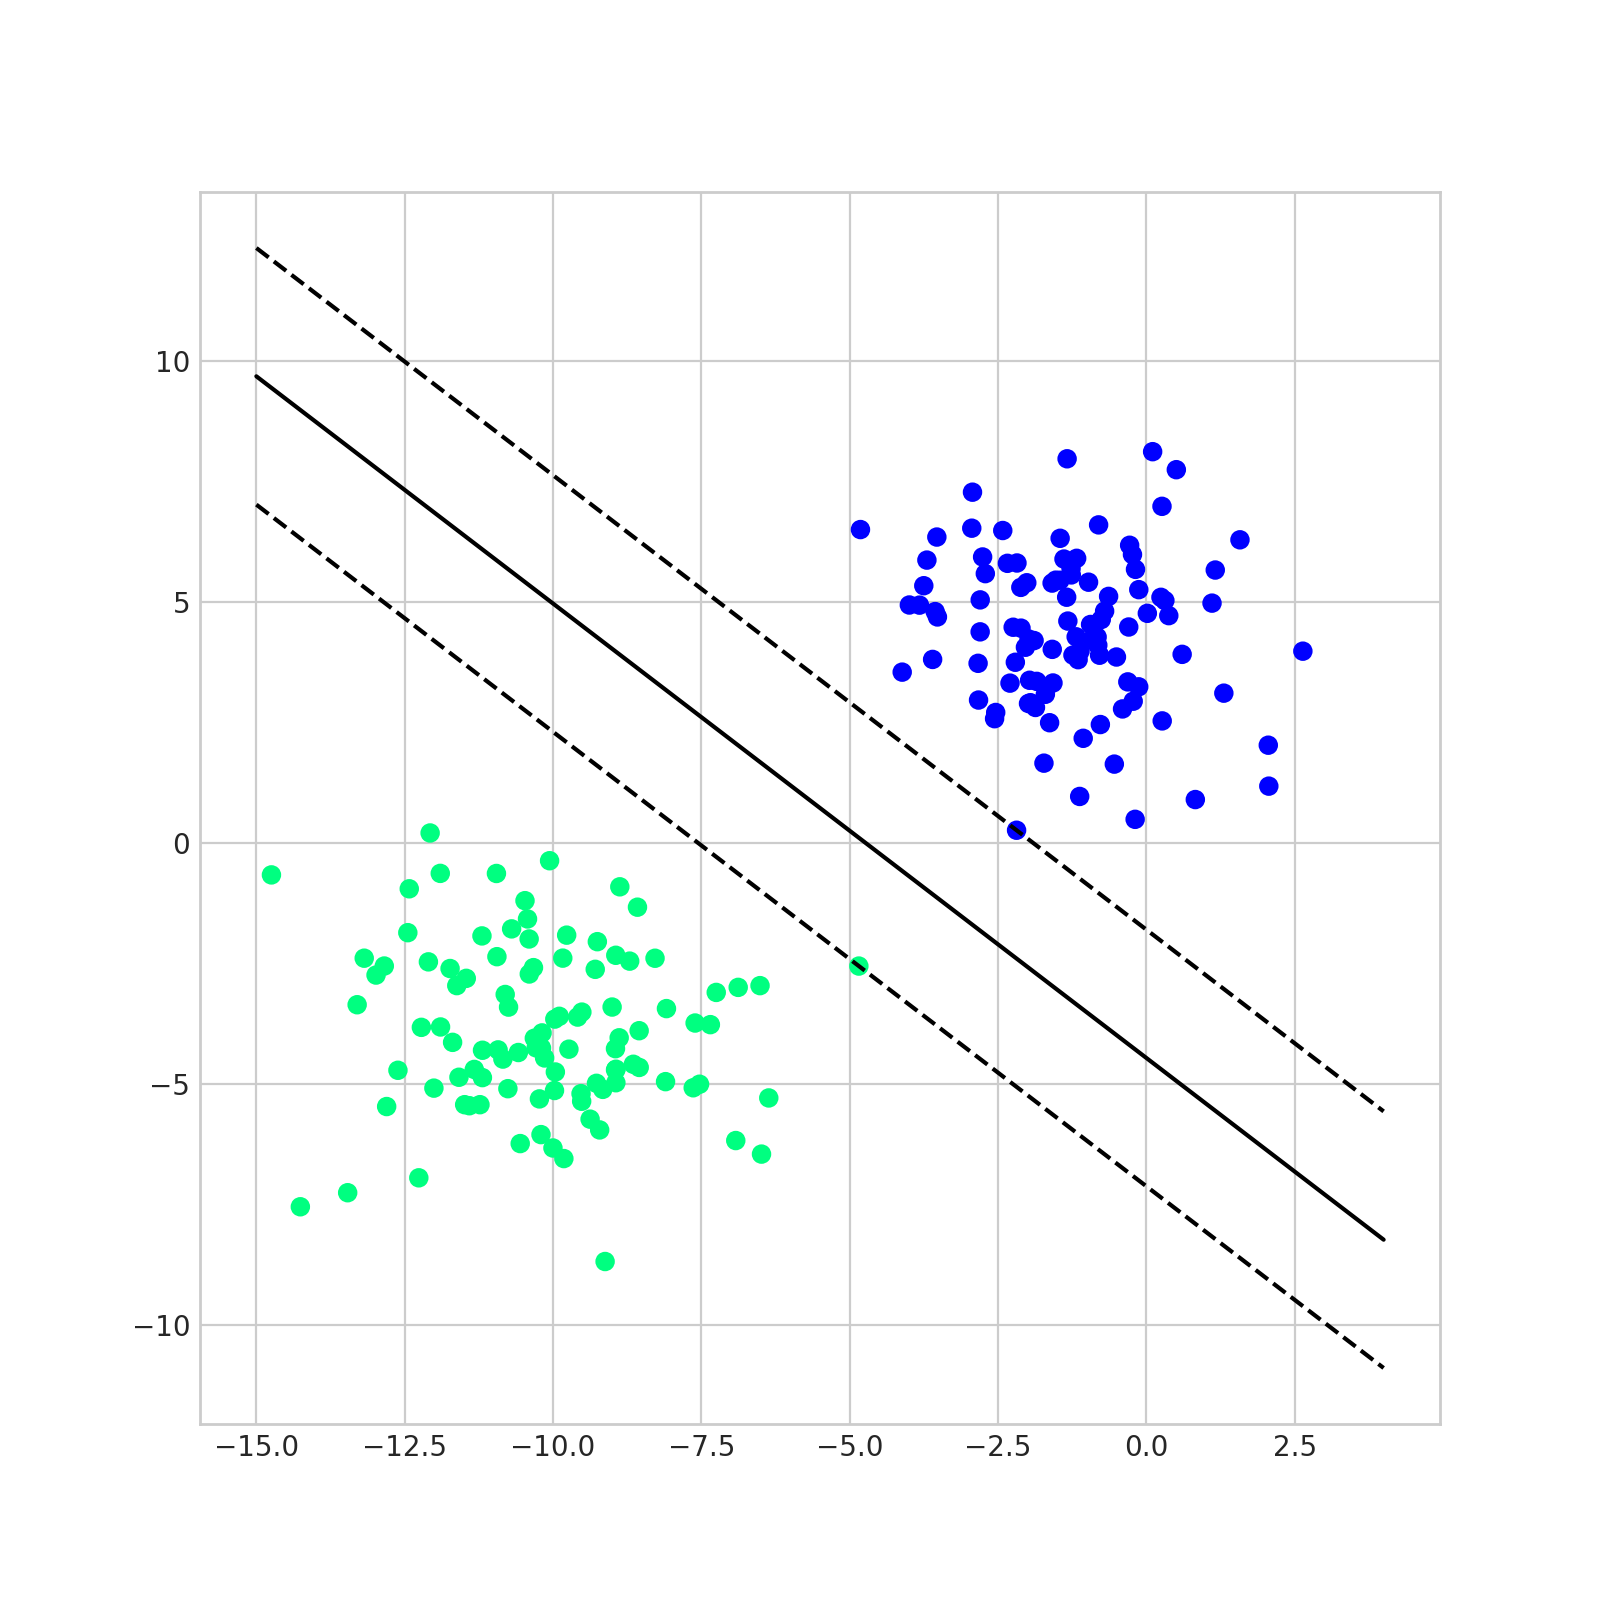

Write Python code to recreate this figure.
from sklearn.datasets.samples_generator import make_blobs
import random
import matplotlib.pyplot as plt
import cvxopt
import numpy as np
plt.style.use('seaborn-whitegrid')
random.seed(1337)

# generate two linearly separable culsters of data
X, y = make_blobs(n_samples=200, centers=2, n_features=2, random_state=1, shuffle=True, cluster_std=1.7)

y[y == 0] = -1
y_orig = y

y = y.reshape(-1, 1).astype(float)

# this represents the ti*tj*(xi_T . xj)
H = np.zeros((len(X), len(X)))
for i in range(len(X)):
    for j in range(len(X)):
        H[i][j] = np.dot(X[i], X[j]) * y[i] * y[j]

# this is the coefficient matrix of -sum(alpha_i)
f = -np.ones(len(X))

cv_H = cvxopt.matrix(H.astype(float))
cv_f = cvxopt.matrix(f.astype(float))
# constraint: (w_T . xi + b)*yi >= 1 or dummy constraint????? idk
cv_G = cvxopt.matrix(-np.eye(len(X)))
cv_h = cvxopt.matrix(np.zeros(len(X)))
# constraint: alpha_i * y_i = 0 -> Ax = 0
cv_A = cvxopt.matrix(y.reshape(1, -1).astype(float))
cv_b = cvxopt.matrix(np.zeros(1))

sol = cvxopt.solvers.qp(cv_H, cv_f, cv_G, cv_h, cv_A, cv_b)
alpha = np.array(sol['x'])

# w parameter in vectorized form
# @: matrix multiplication
w = (np.matmul((y * alpha).T, X)).reshape(-1, 1)

# Selecting the set of indices S corresponding to non zero parameters
S = (alpha > 1e-4).flatten()

# Computing b
b = y[S] - np.dot(X[S], w)

# Display results
print('Alphas = ', alpha[alpha > 1e-4])
print('w = ', w.flatten())
print('b = ', b[0])


def f(x, w, b, c=0):
    return (-w[0] * x - b + c) / w[1]


fig = plt.figure(figsize=(8, 8))
a0 = -15.0
a1 = f(a0, w, b)
b0 = 4
b1 = f(b0, w, b)
plt.plot([a0, b0], [a1[0], b1[0]], "k")

# w.x + b = 1
a0 = -15.0
a1 = f(a0, w, b, 1)
b0 = 4
b1 = f(b0, w, b, 1)
plt.plot([a0, b0], [a1[0], b1[0]], "k--")

# w.x + b = -1
a0 = -15.0
a1 = f(a0, w, b, -1)
b0 = 4
b1 = f(b0, w, b, -1)
plt.plot([a0, b0], [a1[0], b1[0]], "k--")

plt.scatter(X[:, 0], X[:, 1], c=y_orig, cmap='winter')
plt.show()
